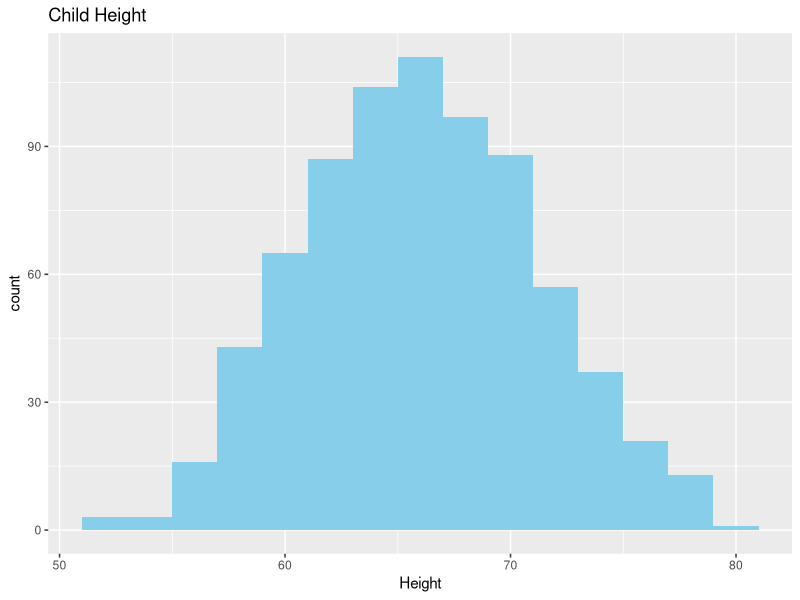
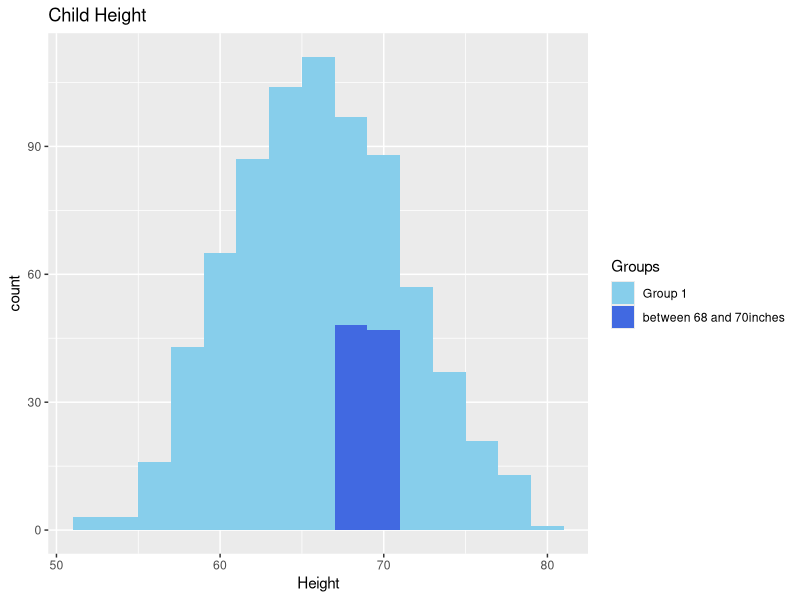
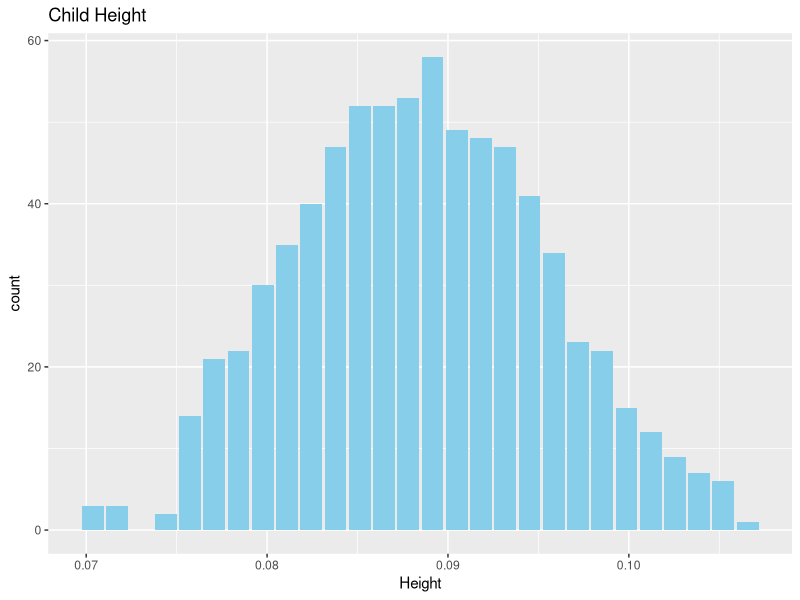
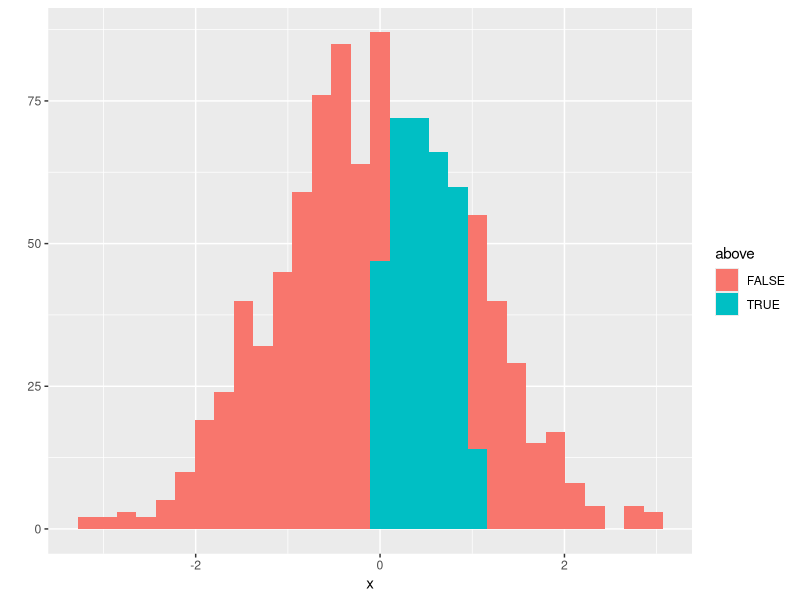
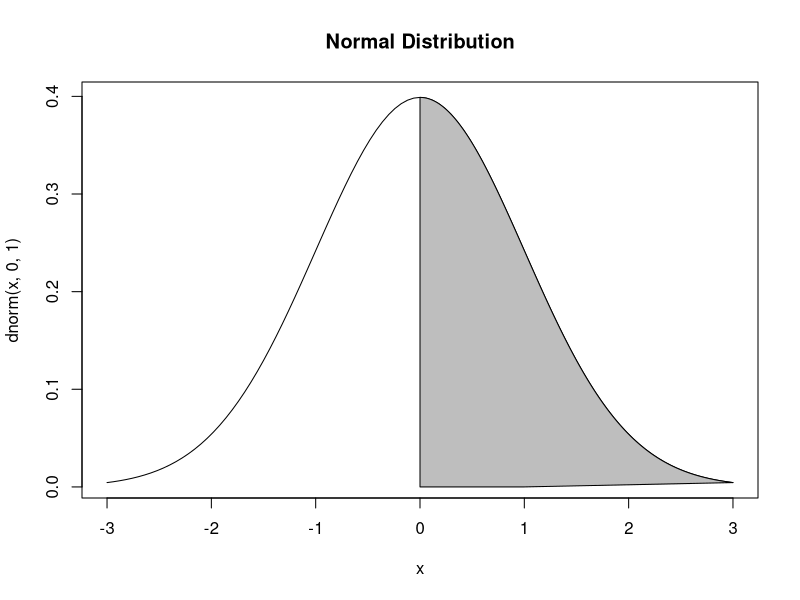
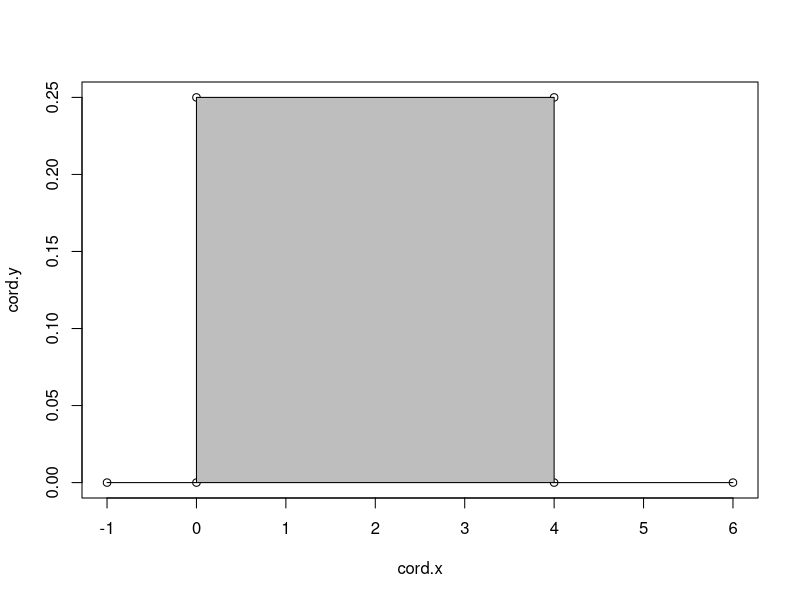
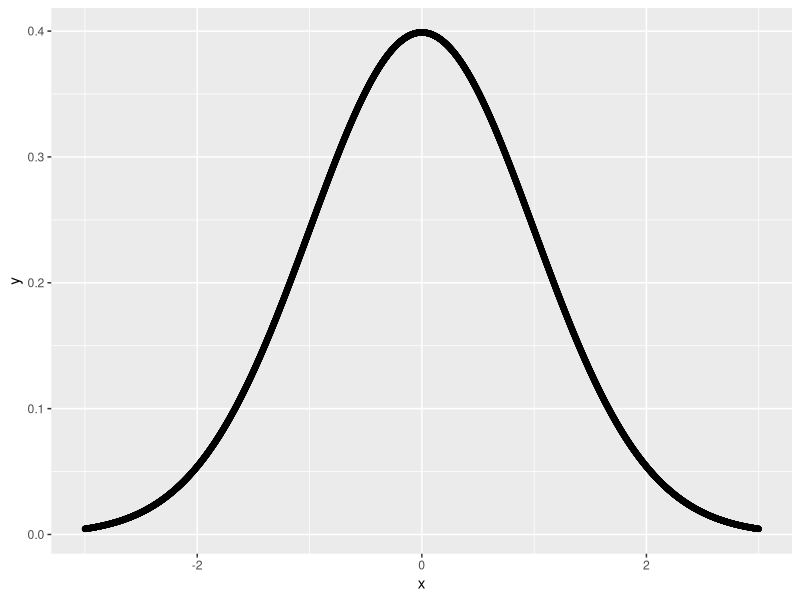
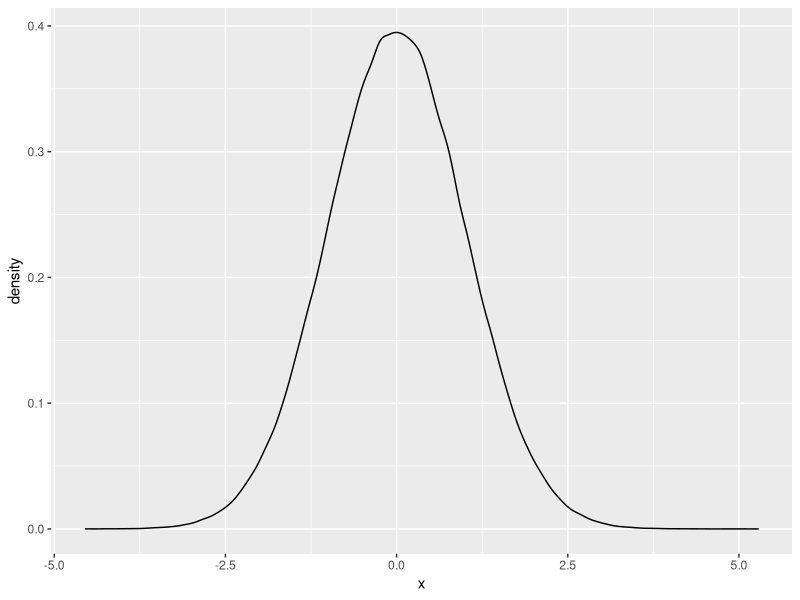

The R script that drew these images, in order:
## ---- chunk 1
library(ggplot2)
MYPEARSON<-read.csv("PearsonLeeSimple.csv")
dat <- data.frame( x=MYPEARSON$child, above=MYPEARSON$child>=68&MYPEARSON$child<=70 )

a<-ggplot(dat)
a+geom_histogram(aes(x=x),binwidth=2,fill="skyblue")+ ggtitle("Child Height")+xlab("Height")

a<-ggplot(dat)
a+geom_histogram(aes(x=x,fill=above),binwidth=2)+ ggtitle("Child Height")+xlab("Height")+scale_fill_manual(values = c("skyblue", "royalblue"),name="Groups",labels=c("Group 1", "between 68 and 70inches"))


a<-ggplot(dat)
a+geom_bar(aes(x=x/746),binwidth=2,fill="skyblue")+ ggtitle("Child Height")+xlab("Height")





## ---- chunk 2

test <- rnorm(1000)
dat <- data.frame( x=test, above=test>0&test<1 )

qplot(x,data=dat,geom="histogram",fill=above)


cord.x <- c(0,seq(0,3,0.001),1) 
cord.y <- c(0,dnorm(seq(0,3,0.001)),0) 

curve(dnorm(x,0,1),xlim=c(-3,3),main='Normal Distribution') 
polygon(cord.x,cord.y,col='grey')

cord.x <- c(-1,0,0,4,4,6) 
cord.y <- c(0, 0,0.25,0.25,0,0) 
plot(cord.x,cord.y)
polygon(cord.x,cord.y,col='grey')

normalpdf <- data.frame( x=seq(-3,3,0.001), y=dnorm(seq(-3,3,0.001)) )


ggplot(data=normalpdf,aes(x,y)) + geom_jitter()

normalpdf <- data.frame( x=rnorm(600001))
temp<-ggplot(normalpdf,aes(x))
temp+geom_density()
temp+geom_histogram()

## ---- chunk 3
shade_under_curve <- function(fun, xmin, xmax, length=100){
  xvals <- seq(xmin, xmax, length=length)
  dvals <- match.fun(fun)(xvals)
  polygon(c(xvals,rev(xvals)),c(rep(0,length),rev(dvals)),col="gray")
}


y1 <- function(x)sapply(x, function(xt)dnorm(xt,mean=0,sd=1))
y2 <- function(x)sapply(x, function(xt)dnorm(xt,mean=3,sd=2))

my.fun <- function(x){sapply(x, function(xt)min(y1(xt), y2(xt)))}

plot(y1, -10, 10, col="red")
curve(y2, add=TRUE, col="blue")
shade_under_curve(my.fun, -10, 10, length=1000)

test <- rnorm(1000)
dat <- data.frame( x=test, above=test>0&test<1 )

qplot(x,data=dat,geom="histogram",fill=above)


cord.x <- c(0,seq(0,3,0.001),1) 
cord.y <- c(0,dnorm(seq(0,3,0.001)),0) 

curve(dnorm(x,0,2),xlim=c(-3,3),main='Normal Distribution') 


curve(dnorm(x,0,2),xlim=c(-3,3),main='Normal Distribution') 


curve(dnorm(x,0,.2),xlim=c(-3,3),main='Normal Distribution') 


curve(dnorm(x,-1,1),xlim=c(-3,3),main='Normal Distribution') 
curve(dnorm(x,1,1),xlim=c(-3,3),main='Normal Distribution') 
x<-c(seq(60,140,0.1))
curve(dnorm(x,100,15),xlim=c(60,140),main='Intelligence Quotient') 

x<-(c(seq(60,140,0.1))-100)/15
curve(dnorm((x),0,1),xlim=c(-40/15,40/15),main='Standard Intelligence Quotient') 
x<-(c(seq(-9,9,0.01)))
y1<-dnorm(x,0,3)
y2<-dnorm(x,0,4)
y3<-dnorm(x,0,5)

plot(x,y1,type="l",col="red")
lines(x,y2,col="green")
lines(x,y3,col="blue")


x<-c(seq(-1,6,0.01))

unif_rand<-runif(8000)

